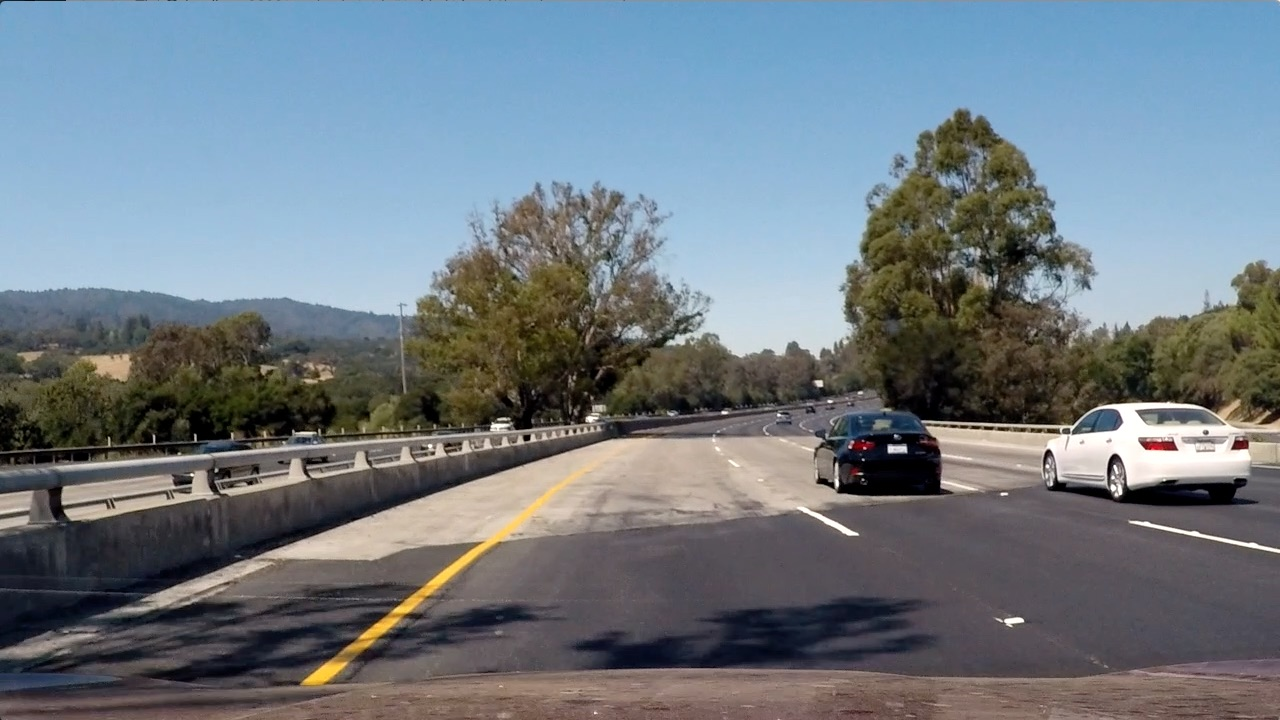
#> input picture test_images/test4.jpg, 1280 x 720 px, found by its file name
$ jupyter execute --allow-errors VehicleDetection.ipynb   (older library calls are emulated)
#> lines starting #> are read from the running program, lines starting #| are printed output that depends on the picture
# Vehicle Tracking

## Feature Selection

[cell 1]
# Develop training - test dataset
import matplotlib.image as mpimg
import matplotlib.pyplot as plt
import numpy as np
import cv2
from sklearn.model_selection import train_test_split
import glob


project_path = "/home/james/Documents/CarND-VehicleDetection-P5/"

# Import Images:
vehicles_folder = glob.glob(project_path + "Dataset/vehicles/*")
non_vehicles_folder = glob.glob(project_path + "Dataset/non-vehicles/*")

Vehicles = []
NotVehicles = []

# Read all vehicles
for subfolder in vehicles_folder:
    images = glob.glob(subfolder + "/*.png")
    for image in images:
        Vehicles.append(cv2.imread(image)) # Read Image as BGR, 0 - 255.

# Read all non-vehicles
for subfolder in non_vehicles_folder:
    images = glob.glob(subfolder + "/*.png")
    for image in images:
        img = cv2.imread(image)# Read Image as BGR, 0 - 255.
        NotVehicles.append(cv2.cvtColor(img,cv2.COLOR_BGR2RGB) ) #  Save images as RGB

vehsize = len(Vehicles)
notvehsize = len(NotVehicles)
total = vehsize + notvehsize
#> (the rest of this cell did not finish here and is left out)

### Color histogram

[cell 2]
# Define a function to compute color histogram features
# [33 lines left out: functions color_hist, display_hist, not called in this run]

# Test color_hist:

# get random n vehicle images
n=5
#> (the rest of this cell did not finish here and is left out)

[cell 3]
from skimage.feature import hog

# Define a function to return HOG features and visualization
# [17 lines left out: function get_hog_features, not called in this run]

# Developing HOG Feature Extraction:

#HOG Parameters for development:
cspace_HOG_d = 'YUV' # Can be RGB, HSV, LUV, HLS, YUV, YCrCb
orient_d  = 12
pix_per_cell_d  = 16
cell_per_block_d  = 2
hog_channel_d  = 0

# Get random n vehicle images
n=5
#> (the rest of this cell did not finish here and is left out)

[cell 4]
# Define a function to compute binned color features
# Input img must be RGB. If grayscale, specifiy gray input to True.
# [6 lines left out: function bin_spatial, not called in this run]

[cell 5]
#Define a function that extracts the following three features from a list of images:
# 1) Color Histogram in RGB
# 2) Spatial Binning
# 3) HOG Feature Extraction

def extract_features(imgs, cspace_hist, cspace_HOG, spatial_size,hist_bins, hist_range,orient,
                        pix_per_cell, cell_per_block, hog_channel):
    # Create lists to append feature vectors
#> called with cspace_hist = 'RGB', cspace_HOG = 'YUV', spatial_size = (12, 12), hist_bins = 64, hist_range = (0, 256), orient = 12, pix_per_cell = 16, cell_per_block = 2
    spatial_features = []
    hist_features = []
    hog_features = np.array([])
    features = []
    for image in imgs:
        # Convert image to given color space for Histogram & HOG
        img_converted_hist = ConvertColorSpace(image,cspace_hist)
        img_converted_HOG = ConvertColorSpace(image,cspace_HOG)

        # Color Pixel Histogram Feature Vector:
        c1, c2, c3, bincen, hist_features = color_hist(img_converted_hist, hist_bins, hist_range)

        # Spatial Binning Feature Vector:
        spatial_features = bin_spatial(img_converted_hist,spatial_size,False)

        # HOG Feature Vector:

        if hog_channel == 'ALL':
            hog_temp = []
            for channel in range(img_converted_HOG.shape[2]):
                hog_temp = get_hog_features(img_converted_HOG[:,:,channel],orient,
                                                     pix_per_cell, cell_per_block,
                                                     vis=False, feature_vec=True)

                hog_temp = np.ravel(hog_temp)
                hog_features = np.concatenate((hog_features,hog_temp))
        else:
            hog_features = get_hog_features(img_converted_HOG[:,:,hog_channel], orient,
                                            pix_per_cell, cell_per_block, vis=False, feature_vec=True)
        hog_features = np.array([])
        #print("spatial = ", spatial_features.shape,
        #      "Hist = ",hist_features.shape,
        #      "HOG  =",hog_features.shape)
        #print(img_converted_HOG.shape)

        features.append(np.concatenate((spatial_features, hist_features,hog_features)))

    return features

## Classification

[cell 6]
from sklearn import svm
from sklearn.preprocessing import StandardScaler
from sklearn.utils import shuffle
import time

# Extract features from vehicle images:
print ("Generating feature vectors...")
print()

t=time.time()

#Color Histogram Parameters:
histbin = 64 # Number of Histogram Bins for Color Histogram Feature Vector (3 x 32 = 96 elements)

# Spatial Binning Parameters:
spatial = 12 # Resize Dimension for spatial binning
cspace_hist = 'RGB' # Color Space for histogram

#HOG Parameters:
cspace_HOG = 'YUV' # Can be RGB, HSV, LUV, HLS, YUV, YCrCb
orient = 12
pix_per_cell = 16
cell_per_block = 2
hog_channel = 'ALL'# Can be 0, 1, 2, or "ALL"

car_features = extract_features(Vehicles, cspace_hist, cspace_HOG, (spatial, spatial), histbin, (0, 256),
                               orient, pix_per_cell, cell_per_block, hog_channel)
notcar_features = extract_features(NotVehicles, cspace_hist, cspace_HOG, (spatial, spatial), histbin, (0, 256),
                               orient, pix_per_cell, cell_per_block, hog_channel)
t2 = time.time()


print('Using HOG parmaters:\n',cspace_HOG,'Color Space\n', hog_channel, 'HOG Channel\n',
      orient, ' orientation bins\n',pix_per_cell,
     'pixels per cell\n', cell_per_block,' cells per block')
print()

X = np.vstack((car_features, notcar_features)).astype(np.float64) # Array stack of feature vectors
y = np.hstack((np.ones(len(car_features)), np.zeros(len(notcar_features)))) # Define labels vector
print ("Done!", round(t2-t, 5), 'Seconds to generate features')
print('Feature Vector Size = ' , X.shape)
print('Label Vector Size = ', y.shape)

# Split up data into randomized training(80%)and test(20%) sets
rand_state = np.random.randint(0, 100)
#> (the rest of this cell did not finish here and is left out)

## Vehicle Tracking

### Develop Tracking Boxes

[cell 7]
# Function that draws boxes boxes on img with color and thickness
def draw_boxes(img, bboxes, color, thick):
    # Make a copy of the image
    imcopy = np.copy(img)
    # Iterate through the bounding boxes
    for bbox in bboxes:
        # Draw a rectangle given bbox coordinates
        color = (np.random.randint(0,255), np.random.randint(0,255), np.random.randint(0,255))
        cv2.rectangle(imcopy, bbox[0], bbox[1], color, thick)
    # Return the image copy with boxes drawn
    return imcopy

[cell 8]
import math

#Generate 4 layers of box sizes to be used in sliding window approach
# Layer 1 = Largest box size concentrated at bottom of image
# Layer 4 = smallest boxes found in the distance
def slide_window(img, x_start_stop, y_start_stop):
    boxes = []
    ystart = y_start_stop[0]
    ystop = y_start_stop[1]

    img_height = img.shape[0]
    img_width = img.shape[1]

    #Layer 1:
    for i in range(0,7):
        boxes.append(((np.int(i*320/2.0),ystart),(np.int(320*(i*1/2.0 + 1)),ystop)))

    #Layer 2:

    # Compute the span of the region to be searched
    xy_window = (160,180)
    xy_overlap = (0.5,0.5)
    xspan = x_start_stop[1] - x_start_stop[0]
    yspan = y_start_stop[1] - y_start_stop[0]
    # Compute the number of pixels per step in x/y
    nx_pix_per_step = np.int(xy_window[0]*(1 - xy_overlap[0]))
    ny_pix_per_step = np.int(xy_window[1]*(1 - xy_overlap[1]))
    # Compute the number of windows in x/y
    nx_buffer = np.int(xy_window[0]*(xy_overlap[0]))
    ny_buffer = np.int(xy_window[1]*(xy_overlap[1]))
    nx_windows = np.int((xspan-nx_buffer)/nx_pix_per_step)
    ny_windows = np.int((yspan-ny_buffer)/ny_pix_per_step)
    # Initialize a list to append window positions to
    window_list = []
    # Loop through finding x and y window positions

    for ys in range(ny_windows):
        for xs in range(nx_windows):
            # Calculate window position
            startx = xs*nx_pix_per_step + x_start_stop[0]
            endx = startx + xy_window[0]
            starty = ys*ny_pix_per_step + y_start_stop[0]
            endy = starty + xy_window[1]
            # Append window position to list
            boxes.append(((startx, starty), (endx, endy)))
    # Return the list of windows

    #Layer 3:


    #Layer 4:

    return boxes

[cell 9]
# Restrict serach boundary to bottom half of image where vehicles are most likely

image_window = cv2.imread(project_path + "test_images/" + "test4.jpg")
#> image_window is the input picture: shape (720, 1280, 3); mean B, G, R 130.9, 122.7, 112.2
image_window = cv2.cvtColor(image_window,cv2.COLOR_BGR2RGB)

img_height = image_window.shape[0]
#> img_height = 720
img_width = image_window.shape[1]
#> img_width = 1280

windows = slide_window(image_window, [0, img_width ], [int(img_height*0.5),
                    img_height])
#> windows = 52 items

window_img = draw_boxes(image_window, windows,(0, 0, 255), 6)
#> the loop in draw_boxes, `for bbox in bboxes:` made 52 passes
#> (bbox, color) on passes 1 to 12: (((0, 360), (320, 720)), (47, 117, 192)), (((160, 360), (480, 720)), (67, 251, 195)), (((320, 360), (640, 720)), (103, 9, 211)), (((480, 360), (800, 720)), (21, 242, 36)), (((640, 360), (960, 720)), (87, 70, 216)), (((800, 360), (1120, 720)), (88, 140, 58)), (((960, 360), (1280, 720)), (193, 230, 39)), (((0, 360), (160, 540)), (87, 174, 88)), (((80, 360), (240, 540)), (81, 165, 25)), (((160, 360), (320, 540)), (77, 72, 9)), (((240, 360), (400, 540)), (148, 115, 208)), (((320, 360), (480, 540)), (243, 197, 254))
#> after the loop in draw_boxes, `for bbox in bboxes:`:
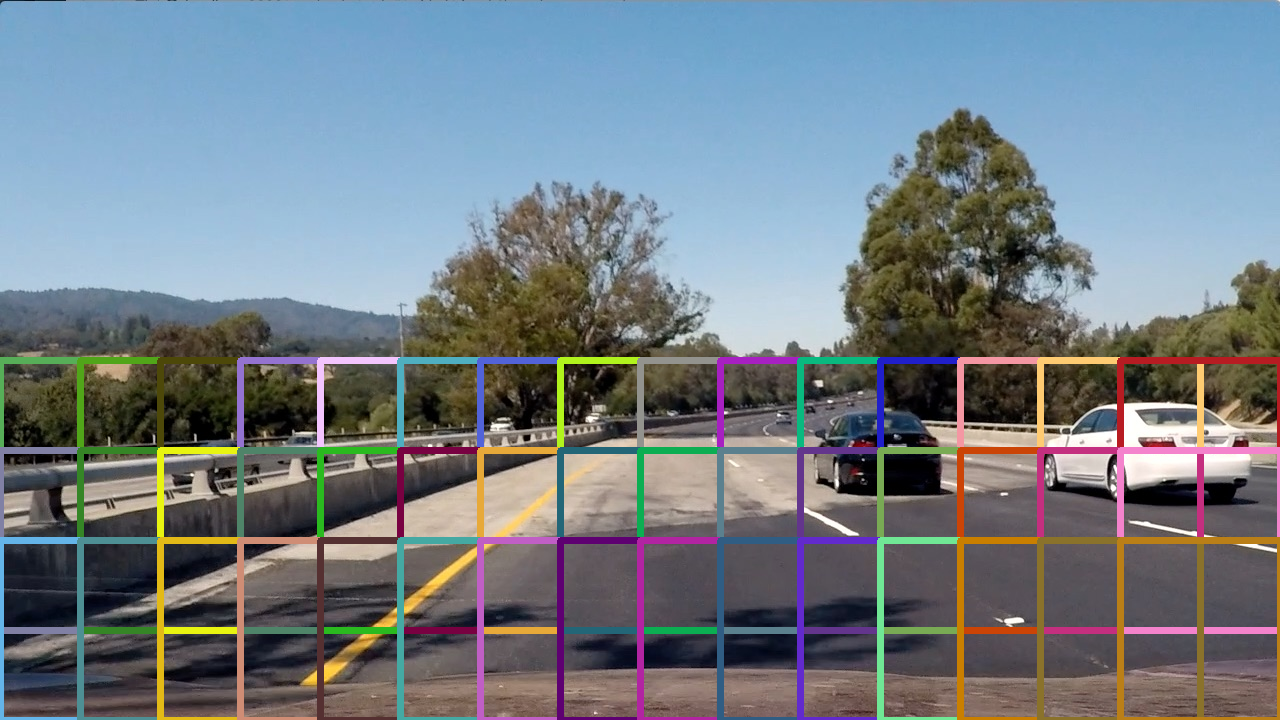
#> imcopy: shape (720, 1280, 3); mean R, G, B 115.3, 125.3, 132.9

plt.imshow(window_img)
cv2.imwrite("ReportImagesXXX/Layer2_Boxes.png",cv2.cvtColor(window_img,cv2.COLOR_RGB2BGR))
#> Out = True

[cell 10]
#This function takes an image and returns the same image with superimposed boxes over identified vehicles
#Input image must be in RGB format
# [36 lines left out: function car_search, not called in this run]


image_test = cv2.imread(project_path + "test_images/" + "test6.jpg")
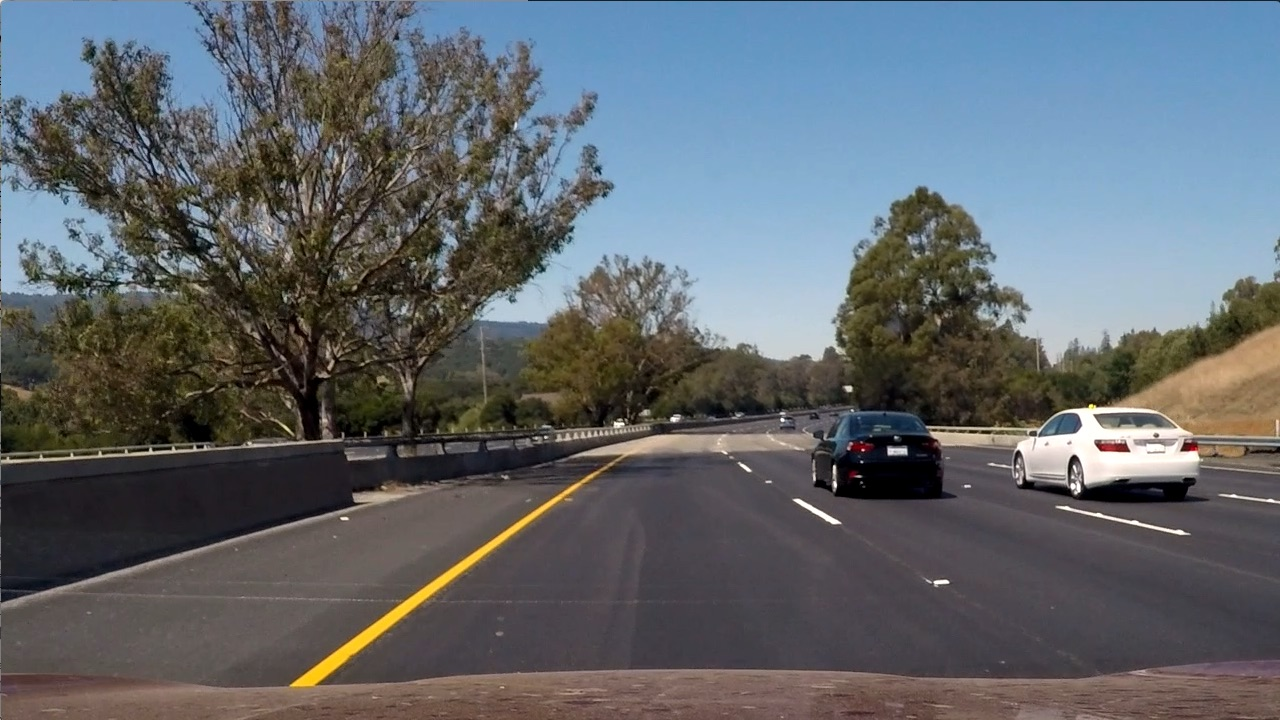
#> input picture test_images/test6.jpg, 1280 x 720 px, found by its file name
#> image_test is the input picture: shape (720, 1280, 3); mean B, G, R 107.9, 102.6, 97
image_test= cv2.cvtColor(image_test,cv2.COLOR_BGR2RGB)


#> (the rest of this cell did not finish here and is left out)
